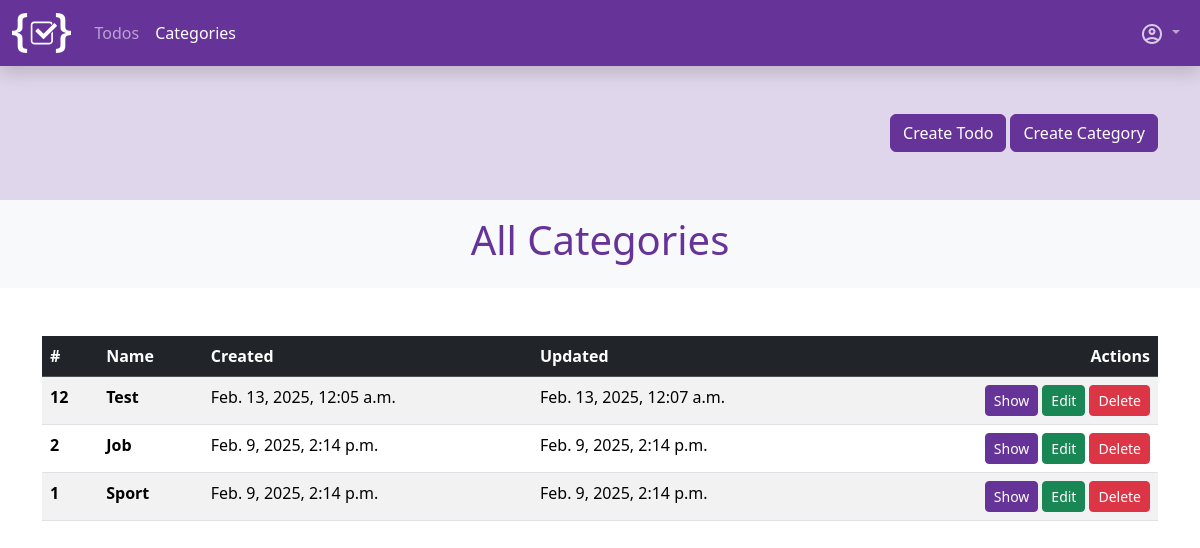
The app's page /app-todos/categories/ (signed in) with its own data.
### todo_app/models.py (models this page shows, shortened)
class Category(models.Model):
    user = models.ForeignKey(User, on_delete=models.CASCADE, verbose_name=_("User"))
    name = models.CharField(max_length=150, verbose_name=_("Name"))
    created = models.DateTimeField(auto_now_add=True, verbose_name=_("Created"))
    updated = models.DateTimeField(auto_now=True, verbose_name=_("Updated"))
    def get_absolute_url(self):
        return reverse("todo_app:category_detail", kwargs={"pk": self.id})
    class Meta:
        ordering = [
            "-updated"
        ]
        verbose_name = _("Category")
        verbose_name_plural = _("Categories")

### todo_app/views.py (the view)
# urls.py: path("categories/", views.CategoryListView.as_view(), name="category_index"),
class CategoryListView(LoginRequiredMixin, ListView):
    model = Category
    template_name = "todo_app/category_index.html"
    login_url = reverse_lazy("sevo_user:sign_in")
    def get_queryset(self):
        qs = super().get_queryset()
        qs = qs.filter(user=self.request.user)
        return qs
    def get_context_data(self, **kwargs):
        ctx = super().get_context_data(**kwargs)
        ctx.update({
            "title": _("All Categories")
        })
        return ctx

### todo_app/templatetags/todo_tags.py (called while the page is built)
@register.simple_tag
def active_site(path, name):
    print(path)
    path_splitted = path.split("/")
    print(path_splitted)
    path_compare = path_splitted[2]
    if name in path_compare:
        return "active"

### todo_app/templates/todo_app/category_index.html (shortened to what this page needs)
{% extends "base.html" %}
{% load i18n %}
{% block header %}
    {% include "./partials/_heading.html" with title=title %}
{% endblock %}
{% block content %}
    <div class="table-responsive">
        <table class="table table-striped">
            <thead class="table-dark">
              <tr>
                <th scope="col">#</th>
                <th scope="col">{% trans "Name" %}</th>
                <th class="d-lg-table-cell d-none" scope="col">{% trans "Created" %}</th>
                <th class="d-lg-table-cell d-none" scope="col">{% trans "Updated" %}</th>
                <th class="text-end" scope="col">{% trans "Actions" %}</th>
              </tr>
            </thead>
            <tbody>
                {% for category in category_list %}
                    <tr>
                        <th scope="row">{{ category.id }}</th>
                        <td><strong>{{ category.name }}</strong></td>
                        <td class="d-lg-table-cell d-none" >{{ category.created }}</td>
                        <td class="d-lg-table-cell d-none" >{{ category.updated }}</td>
                        <td>
                            <div class="d-flex gap-1 justify-content-end">
                                <a class="btn btn-primary btn-sm" href="{{ category.get_absolute_url }}">{% trans "Show" %}</a>
                                <a class="btn btn-success btn-sm" href="{% url "todo_app:category_update" pk=category.pk %}">{% trans "Edit" %}</a>
                                <a class="btn btn-danger btn-sm" href="{% url "todo_app:category_delete" pk=category.pk %}">{% trans "Delete" %}</a>
                            </div>
                        </td>
                    </tr>
                {% endfor %}
            </tbody>
          </table>
    </div>
{% endblock %}

### records on screen
Category: id "12", name "Test", created "Feb. 13, 2025, 12:05 a.m.", updated "Feb. 13, 2025, 12:07 a.m."
Category: id "2", name "Job", created "Feb. 9, 2025, 2:14 p.m.", updated "Feb. 9, 2025, 2:14 p.m."
Category: id "1", name "Sport", created "Feb. 9, 2025, 2:14 p.m.", updated "Feb. 9, 2025, 2:14 p.m."

### other values on screen
{{ title }} "All Categories"
